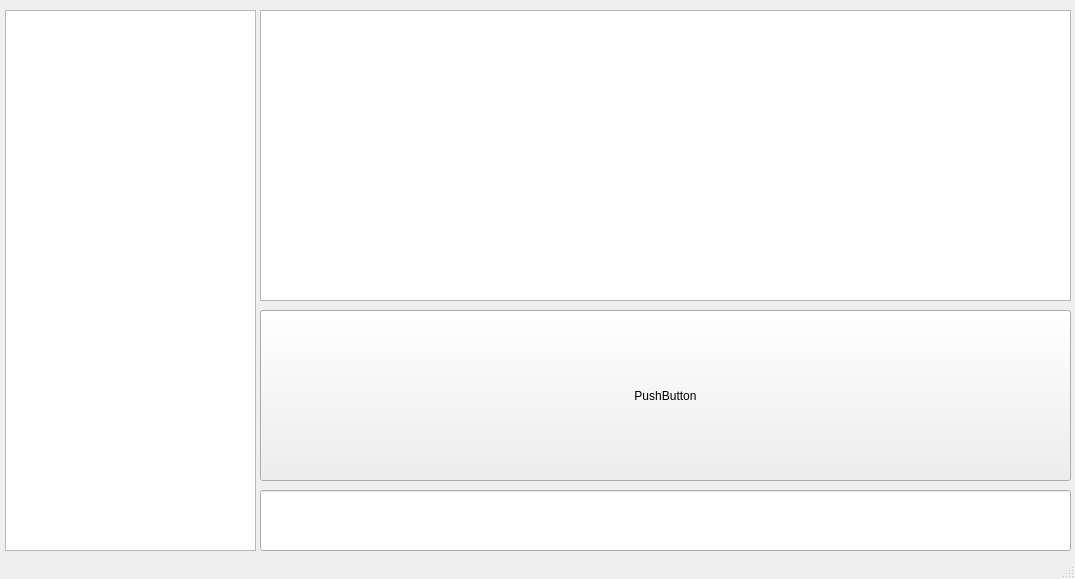
<?xml version="1.0" encoding="UTF-8"?>
<ui version="4.0">
 <class>Nevajno_kakClass</class>
 <widget class="QMainWindow" name="Nevajno_kakClass">
  <property name="geometry">
   <rect>
    <x>0</x>
    <y>0</y>
    <width>1075</width>
    <height>579</height>
   </rect>
  </property>
  <property name="windowTitle">
   <string>Nevajno_kak</string>
  </property>
  <widget class="QWidget" name="centralWidget">
   <widget class="QLineEdit" name="lineEdit">
    <property name="geometry">
     <rect>
      <x>260</x>
      <y>490</y>
      <width>811</width>
      <height>61</height>
     </rect>
    </property>
   </widget>
   <widget class="QListView" name="listView">
    <property name="geometry">
     <rect>
      <x>5</x>
      <y>10</y>
      <width>251</width>
      <height>541</height>
     </rect>
    </property>
   </widget>
   <widget class="QPushButton" name="pushButton">
    <property name="geometry">
     <rect>
      <x>260</x>
      <y>310</y>
      <width>811</width>
      <height>171</height>
     </rect>
    </property>
    <property name="text">
     <string>PushButton</string>
    </property>
   </widget>
   <widget class="QTableView" name="tableView">
    <property name="geometry">
     <rect>
      <x>260</x>
      <y>10</y>
      <width>811</width>
      <height>291</height>
     </rect>
    </property>
   </widget>
  </widget>
  <widget class="QStatusBar" name="statusBar"/>
 </widget>
 <layoutdefault spacing="6" margin="11"/>
 <resources/>
 <connections/>
</ui>
